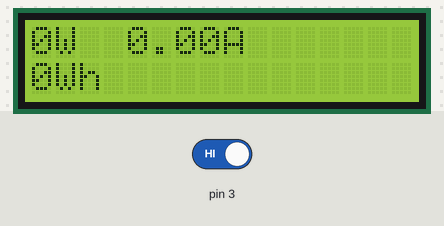
Recording of a sketch running on a simulated Arduino Uno, built with avr-gcc and run on an emulated ATmega328P. On the bench: 16×2 character LCD. The inputs (shaded band) are chosen by the test bench; at power-on: pin 3 HIGH.

Above: at 1.2 s.
1.3 s: pin 3 driven LOW
At 3.2 s:
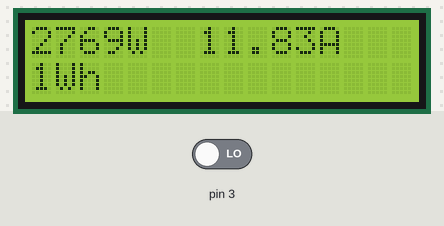
Timing chart, 0 to 4.7 s (numbered marks = the images above; inputs shaded):
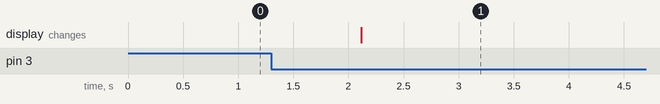

Measured:
- after the input at 1.3 s, the display: changes after 0.82 s (image 1)

The sketch:

Energydisplay.ino
```cpp
#include <LiquidCrystal_I2C.h>  //LCD library

LiquidCrystal_I2C lcd(0x3F, 2, 1, 0, 4, 5, 6, 7, 3, POSITIVE); //LCD I2C command'


long pulseCount = 0; //number of pulses(number of Wh)
unsigned long pulseTime, lastTime; // measure time between pulses
double power;  //calculated power
float current; //calculated current
int voltage = 234.0; //measured mains voltage

void setup()
{

 lcd.begin(16,2);

  // pulse detection interrupt (emontx pulse channel - IRQ0 (pin D3))
  attachInterrupt(1, onPulse, FALLING);
}

void loop()
{
  lcd.clear();
  lcd.setCursor(0,0);
  lcd.print(round(power));
  lcd.print("W  ");
  lcd.print(current);
  lcd.print("A");
  lcd.setCursor(0,1);
  lcd.print(pulseCount); // watt hour elapsed
  lcd.print("Wh");
  delay(1000);


}

// The interrupt routine - runs each time a falling edge of a pulse is detected
void onPulse()
{
  lastTime = pulseTime; //copy value of pulseTime to lastTime
  pulseTime = micros(); //number of microseconds since last loop is new value on pulseTime
  pulseCount++;
  power = int(3600000000.0 / (pulseTime - lastTime)); // calculate power (3600000000.0 is microseconds per hour)
  current = power/voltage;

}
```
